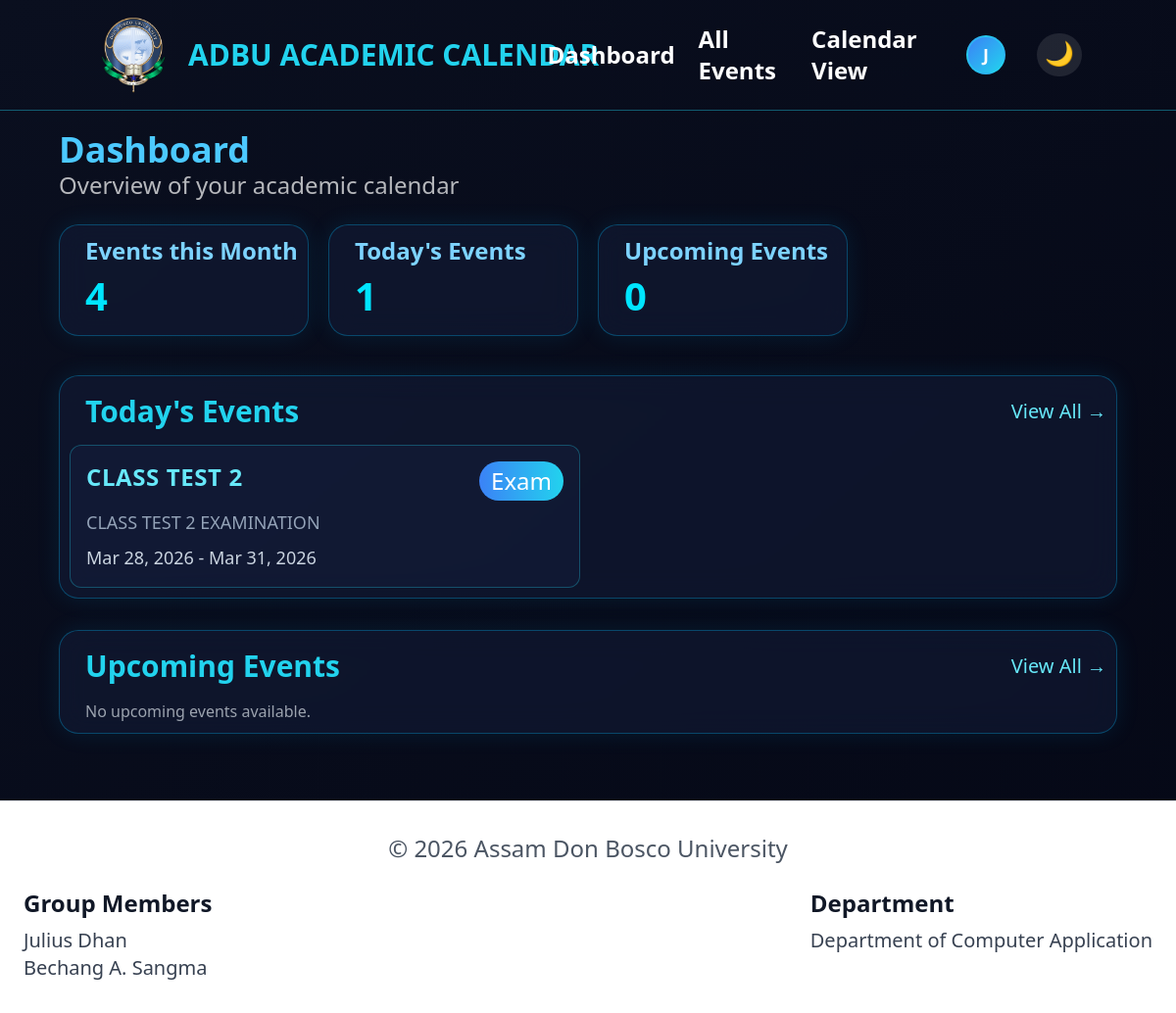
/index.php (signed in), run on the app's committed database.
### tables this page shows
CREATE TABLE `events` (
  `id` int(11) NOT NULL,
  `title` varchar(255) NOT NULL,
  `category` varchar(100) DEFAULT NULL,
  `start_date` date DEFAULT NULL,
  `end_date` date DEFAULT NULL,
  `description` text DEFAULT NULL,
  `created_at` timestamp NOT NULL DEFAULT current_timestamp()
);

### index.php (the view, shortened to what this page needs)
<?php
include 'includes/db.php';
include 'includes/header.php';
$totalQuery = $conn->query("SELECT COUNT(*) AS total FROM events");
$total = $totalQuery->fetch_assoc()['total'];
$currentQuery = $conn->query("
    SELECT * FROM events
    WHERE CURDATE() BETWEEN start_date AND end_date
");
$upcomingQuery = $conn->query("
    SELECT * FROM events
    WHERE start_date > CURDATE()
    ORDER BY start_date ASC
    LIMIT 5
");
?>
<section class="dashboard md:mx-10">
    <div class="page-header mb-6">
        <h1 class="text-2xl md:text-4xl md:font-bold">Dashboard</h1>
        <p class="subtitle text-base md:text-2xl">Overview of your academic calendar</p>
    </div>
    <div class="cards items-center justify-between mx-auto">
        <div class="card stat-card">
            <div class="stat-content">
                <h3 class="text-base md:pl-4 md:text-2xl font-semibold">Events this Month</h3>
                <p class="number  md:pl-4"><?php echo $total; ?></p>
            </div>
        </div>
        <div class="card stat-card">
            <div class="stat-content">
                <h3 class="md:text-2xl font-semibold  md:pl-4">Today's Events</h3>
                <p class="number  md:pl-4"><?php echo $currentQuery->num_rows; ?></p>
            </div>
        </div>
        <div class="card stat-card">
            <div class="stat-content">
                <h3 class="text-base md:text-2xl font-semibold  md:pl-4">Upcoming Events</h3>
                <p class="number  md:pl-4"><?php echo $upcomingQuery->num_rows; ?></p>
            </div>
        </div>
    </div>
    <div class="section mt-8">
        <div class="flex justify-between items-center ml-4 mt-2 mb-4">
            <h2 class="text-xl md:text-3xl font-semibold text-cyan-400">Today's Events</h2>
            <a href="events.php" class="text-sm md:text-xl text-cyan-300 hover:text-cyan-200">View All →</a>
        </div>
        <?php if ($currentQuery->num_rows > 0): ?>
            <div class="grid grid-cols-1 md:grid-cols-2 gap-4">
                <?php while ($event = $currentQuery->fetch_assoc()): ?>
                    <div class="event-card border border-cyan-400/30 rounded-xl p-4 hover:shadow-lg transition">
                        <div class="flex justify-between items-start mb-2">
                            <h3 class="text-base md:text-2xl font-semibold text-cyan-300 uppercase tracking-wide">
                                <?php echo htmlspecialchars($event['title']); ?>
                            </h3>
                            <span class="text-base md:text-2xl px-3 py-1 rounded-full bg-gradient-to-r from-blue-500 to-cyan-400 text-white">
                                <?php echo htmlspecialchars($event['category']); ?>
                            </span>
                        </div>
                        <p class="event-desc text-lg mb-2">
                            <?php echo htmlspecialchars($event['description']); ?>
                        </p>
                        <div class="event-date text-lg">
                            <?php echo date("M d, Y", strtotime($event['start_date'])); ?>
                            -
                            <?php echo date("M d, Y", strtotime($event['end_date'])); ?>
                        </div>
                    </div>
                <?php endwhile; ?>
            </div>
        <?php else: ?>
            <p class="text-gray-400 ml-4">No events available Today.</p>
        <?php endif; ?>
    </div>
    <div class="section mt-8">
        <div class="flex justify-between items-center ml-4 mt-2 mb-4">
            <h2 class="text-xl md:text-3xl font-semibold text-cyan-400">Upcoming Events</h2>
            <a href="events.php" class="text-sm md:text-xl text-cyan-300 hover:text-cyan-200">View All →</a>
        </div>
        <?php if ($upcomingQuery->num_rows > 0): ?>
            <div class="grid grid-cols-1 md:grid-cols-2 gap-4">
                <?php while ($event = $upcomingQuery->fetch_assoc()): ?>
                    <div class="event-card border border-cyan-400/30 rounded-xl p-4 hover:shadow-lg transition">
                        <div class="flex justify-between items-start mb-2">
                            <h3 class="text-lg font-semibold text-cyan-300 uppercase tracking-wide">
                                <?php echo htmlspecialchars($event['title']); ?>
                            </h3>
                            <span class="text-lg px-3 py-1 rounded-full bg-gradient-to-r from-blue-500 to-cyan-400 text-white">
                                <?php echo htmlspecialchars($event['category']); ?>
                            </span>
                        </div>
                        <p class="event-desc text-lg mb-2">
                            <?php echo htmlspecialchars($event['description']); ?>
                        </p>
                        <div class="event-date text-lg">
                            <?php echo date("M d, Y", strtotime($event['start_date'])); ?>
                            -
                            <?php echo date("M d, Y", strtotime($event['end_date'])); ?>
                        </div>
                    </div>
                <?php endwhile; ?>
            </div>
        <?php else: ?>
            <p class="text-gray-400 ml-4">No upcoming events available.</p>
        <?php endif; ?>
    </div>
</section>
<?php include 'includes/footer.php'; ?>

### css/style.css (style rules this page uses)
* { margin: 0; padding: 0; box-sizing: border-box; font-family: "Segoe UI", sans-serif; }
body { background: radial-gradient(circle at top left, #0a0f1f, #050816 60%); color: #e6f1ff; min-height: 100vh; }
.container, .dashboard { padding: 20px; }
.page-header h1 { color: #4cc9ff; }
.subtitle { opacity: 0.7; }
.calendar-container, .section, .table-container, .search-box, .card { background: rgba(20, 30, 60, 0.5); border: 1px solid rgba(0, 191, 255, 0.3); border-radius: 20px; padding: 10px; backdrop-filter: blur(15px); box-shadow: 0 0 25px rgba(0, 191, 255, 0.1); }
.event-card { background: rgba(20, 30, 60, 0.5); transition: transform 0.2s, box-shadow 0.2s; }
.event-desc { color: #94a3b8; }
.event-date { color: #cbd5e1; }
.cards { display: grid; grid-template-columns: repeat(2, 1fr); gap: 20px; margin-bottom: 40px; }
@media (min-width: 992px) { .cards { grid-template-columns: repeat(4, 1fr); } }
.card h3 { color: #7dd3ff; }
.number { font-size: 40px; font-weight: bold; color: #00e5ff; }

### includes/header.php (style rules this page uses)
body { background: linear-gradient(to bottom right, #0a0f1f, #050816); color: white; }

### data on the page
events: title "CLASS TEST 2", category "Exam", description "CLASS TEST 2 EXAMINATION", start_date "Mar 28, 2026", end_date "Mar 31, 2026"

### other printed values
substr($_SESSION['user'], 0, 1) "J"
$total "4"
$currentQuery->num_rows "1"
$upcomingQuery->num_rows "0"
